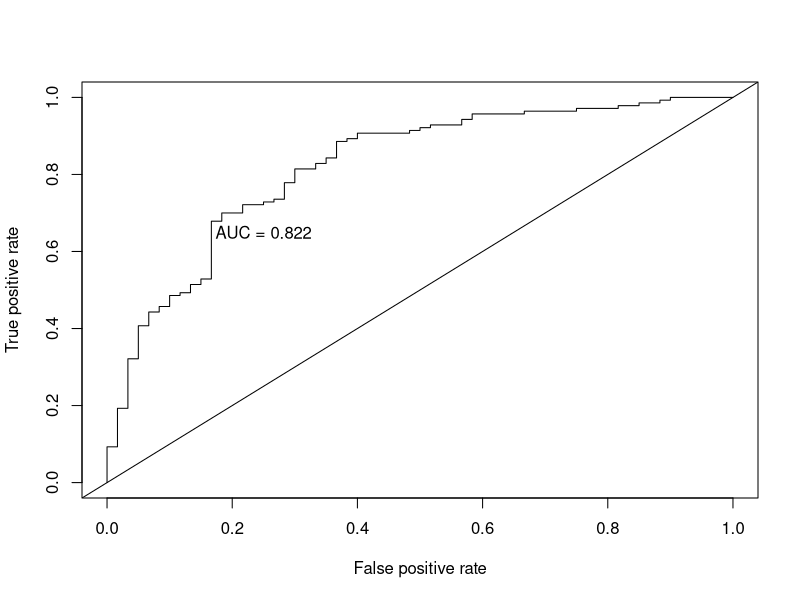
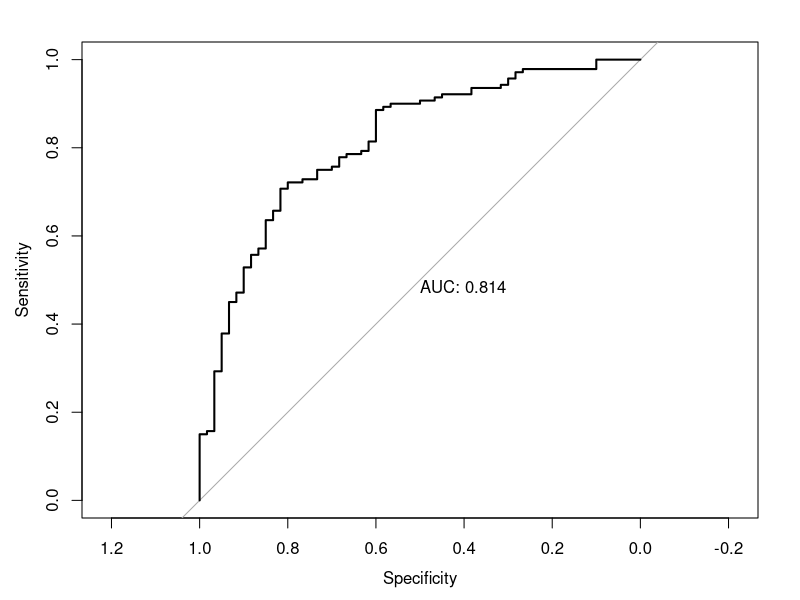
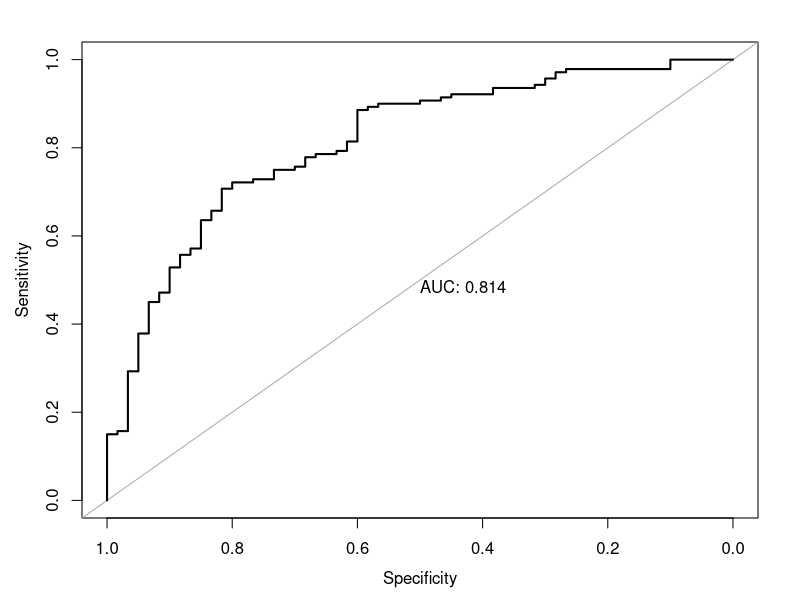

R code for these plots, in order:
## ---- chunk 1
library(MASS)
library(caret)
library(ROCR)
library(pROC)
library(tibble)
## ---- chunk 2
data <- read.csv2("../data/germancredit_final.csv")
head(data)

## ---- chunk 3
#We split the data into train (80%) and test (20%)
set.seed(3456)
trainIndex <- createDataPartition(data$RESPONSE, p = .8,
                                  list = FALSE)
train.df <- as.data.frame(data[ trainIndex,])
test.df <- as.data.frame(data[-trainIndex,])

## ---- chunk 4


#We perform a sub-sampling of the training set in order to equalize the amount of good ratings and bad ratings in the RESPONSE feature. We reduce the amount of "Good rating"





## ---- chunk 5

lda_fit_caret <- train(RESPONSE ~ ., data = train.df, method="lda", trControl = trainControl(method = "cv", sampling = "down"))
lda_predict_caret <- predict(lda_fit_caret, newdata = test.df)

confusion_matrix_lda <- confusionMatrix(lda_predict_caret, as.factor(test.df$RESPONSE), positive= "Good Rating")
confusion_matrix_lda

## ---- chunk 6
#We create the formula for the LDA model
lda_formula <- paste(names(train.df)[32], "~", paste(names(train.df)[-32], collapse=" + "))

#Linear Discriminant Analysis (LDA)
lda.fit<-lda(as.formula(paste(lda_formula)), data = train.df)
lda.fit

#We do some predictions on our test data
lda.predict <- predict(lda.fit, newdata = test.df)
## ---- chunk 7

#We built ROC curve to show the ratio of true/false positives
# Get the posteriors as a dataframe.
lda.predict.posteriors <- as.data.frame(lda.predict$posterior)

# Evaluate the model
pred <- prediction(lda.predict.posteriors[,2], test.df$RESPONSE)
roc.perf = performance(pred, measure = "tpr", x.measure = "fpr")
auc.train <- performance(pred, measure = "auc")
auc.train <- auc.train@y.values

# Plot ROC curve
plot(roc.perf)
abline(a=0, b= 1)
text(x = .25, y = .65 ,paste("AUC = ", round(auc.train[[1]],3), sep = ""))

## ---- chunk 8

lda_predict_caret_prob <- predict(lda_fit_caret, test.df, type="prob")

roc_curve <- roc(test.df$RESPONSE, lda_predict_caret_prob[,2], plot = TRUE, print.auc = TRUE)
plot(roc_curve,print.auc = TRUE ,asp = NA)



## ---- chunk 9
#We build a confusion matrix
prev.class.lda <- tibble(actual = test.df$RESPONSE, class = lda.predict$class)
head(prev.class.lda)

#We print the confusion matrix
confusion_matrix_lda <- confusionMatrix(as.factor(prev.class.lda$class), as.factor(prev.class.lda$actual), positive= "Good Rating")
confusion_matrix_lda
